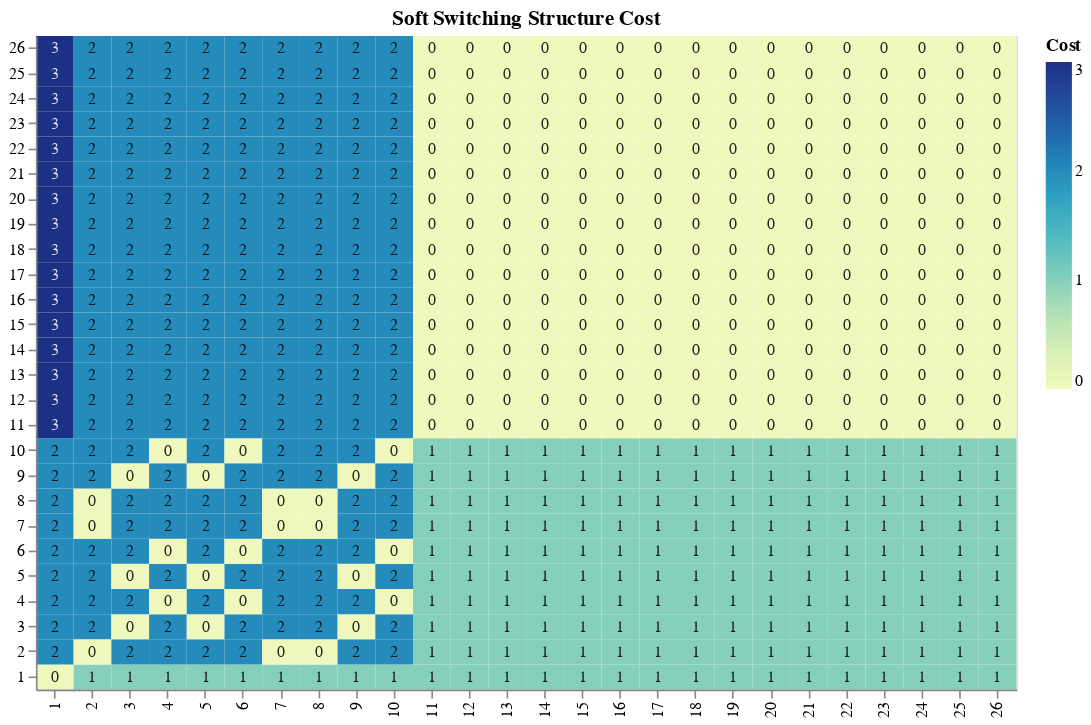

Notebook source saved alongside this figure:
### Code cell
dfplot = pd.DataFrame({'x': dfsimilarity["id_a"].ravel(),
                   'y': dfsimilarity["id_b"].ravel(),
                   'Cost': dfsimilarity["cost"].ravel()})
#alt.data_transformers.disable_max_rows()
chart = alt.Chart(dfplot).mark_rect().encode(
    x=alt.X('x:O', axis=alt.Axis(title="")),
    y=alt.Y('y:O', axis=alt.Axis(title=""), sort="descending"),
    color='Cost:Q'
).properties(
    title=["Soft Switching Structure Cost"]
)

text = chart.mark_text(baseline='middle').encode(
    text='Cost:Q',
    color=alt.condition(
        alt.datum.Cost < 3,
        alt.value('black'),
        alt.value('white')
    ),
    size=alt.value(10),
    opacity=alt.value(0.85)
)

# Draw the chart
plot = chart.properties(width=CHART_WIDTH, height=CHART_HEIGHT) + text
plot

### Figure 1 — Vega-Lite specification as saved in the notebook (floating-point values rounded to 4 significant figures; data arrays with more than 128 entries replaced by an {"elided": "..."} marker saying what was removed)
{"config": {"view": {"continuousWidth": 400, "continuousHeight": 300}}, "layer": [{"mark": "rect", "encoding": {"color": {"type": "quantitative", "field": "Cost"}, "x": {"type": "ordinal", "axis": {"title": ""}, "field": "x"}, "y": {"type": "ordinal", "axis": {"title": ""}, "field": "y", "sort": "descending"}}, "height": 400, "title": ["Soft Switching Structure Cost"], "width": 600}, {"mark": {"type": "text", "baseline": "middle"}, "encoding": {"color": {"condition": {"value": "black", "test": "(datum.Cost < 3)"}, "value": "white"}, "opacity": {"value": 0.85}, "size": {"value": 10}, "text": {"type": "quantitative", "field": "Cost"}, "x": {"type": "ordinal", "axis": {"title": ""}, "field": "x"}, "y": {"type": "ordinal", "axis": {"title": ""}, "field": "y", "sort": "descending"}}, "title": ["Soft Switching Structure Cost"]}], "data": {"name": "data-f0c8a6309c3573e870f897a7a8312600"}, "$schema": "https://vega.github.io/schema/vega-lite/v4.8.1.json", "datasets": {"data-f0c8a6309c3573e870f897a7a8312600": {"elided": "676 records"}}}
